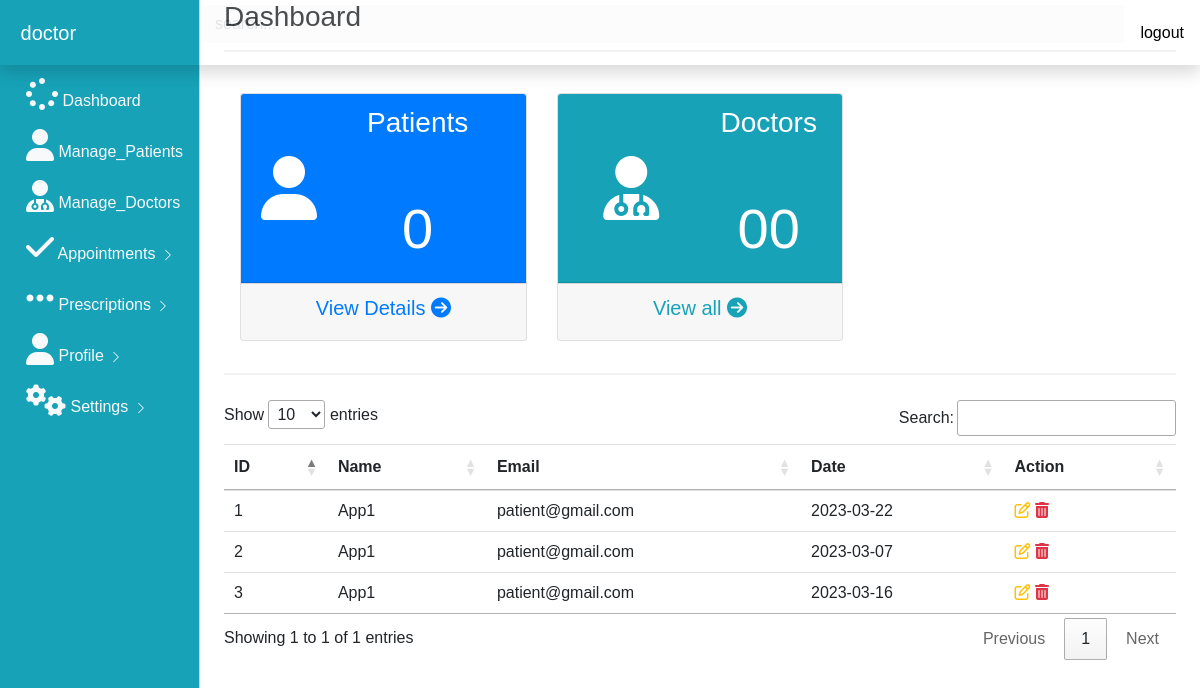
The app's page /get_all_appointments (signed in) with its own data.
### app.py (models this page shows, shortened)
class User(UserMixin,db.Model):
    id = db.Column(db.Integer,primary_key =True)
    username = db.Column(db.String(100))
    email = db.Column(db.String(100),unique =True)
    password = db.Column(db.String(100))
    doctor = db.Column(db.Boolean)
    admin = db.Column(db.Boolean)
    work = db.Column(db.String(100))
    country = db.Column(db.String(100))
    image = db.Column(db.String(100))
    @property
    def unhashed_password(self):
         raise AttributeError('cannot view unhased password')
    appointment_by  = db.relationship('Appointments',
    foreign_keys ='Appointments.asked_by_id',
    backref = 'asker',
    lazy=True
    )
    Receive_by  = db.relationship('Notiication',
    foreign_keys ='Notiication.receive_by_id',
    backref = 'reciever',
    lazy=True
    )
    Sender_by  = db.relationship('Notiication',
    foreign_keys ='Notiication.doctor_id',
    backref = 'sender',
    lazy=True
    )
    answers_requested  = db.relationship('Appointments',
    foreign_keys ='Appointments.doctor_id',
    backref = 'expert',
    lazy=True
    )

class Appointments(db.Model):
    id = db.Column(db.Integer,primary_key =True)
    name = db.Column(db.String(100))
    email = db.Column(db.String(100))
    date = db.Column(db.String(100))
    asked_by_id = db.Column(db.Integer,db.ForeignKey('user.id'))
    doctor_id = db.Column(db.Integer,db.ForeignKey('user.id'))

### app.py (the view)
@app.route('/get_all_appointments')
@login_required
def get_all_appointments():
     admin_appointees = Appointments.query.all()
     owner = User.query.filter_by(email=current_user.email,password=current_user.password,admin=True).first()
     if not owner:
          flash("The logins provided is not an admin!")
          return redirect(url_for('home'))
     else:
          return render_template('get_all_appointments.html' ,appointees = admin_appointees)

### app.py (called while the page is built)
@login_manager.user_loader
def load_user(user_id):
     return User.query.get(int(user_id))

### templates/get_all_appointments.html (shortened to what this page needs)
{% include 'admin_dash.html' %}
{% block body %}
<main role="main" class="col-md-9 ml-sm-auto col-lg-10 px-4">
    <hr>
                 <table class=" table table-hover" id="myTable">
                <thead>
                    <tr>
                    <th>ID</th>
                    <th>Name</th>
                    <th>Email</th>
                    <th>Date</th>
                    <th>Action</th>
                </tr>
            </thead>
                {% for row in appointees %}
                <tbody id="myTable" >
                    <tr>
                    <td> {{row.id}}</td>
                    <td> {{row.name}}</td>
                    <td> {{row.email}}</td>
                    <td> {{row.date}}</td>
                    <td>
                        <a  class="text-warning" data-toggle="modal" href="/update/{{row.id}}" data-target="#modaledit{{row.id}}">
                            <i class ="	fa fa-edit fa-3"></i>
                        </a>
                        <a href="/delete/{{row.id}}" class="text-danger">
                            <i class ="	fa fa-trash fa-3"></i>
                        </a>
                    </td>
                </tr>
                </tbody>
                {% endfor %}
                 </table>
</main>
{% endblock %}

### templates/admin_dash.html (shortened to what this page needs)
<!doctype html>
<html lang="en">
  <head>
    <link rel="stylesheet" href="https://stackpath.bootstrapcdn.com/bootstrap/4.5.2/css/bootstrap.min.css">
    <link rel="stylesheet" href="./static/css/dashboard.css">
    <link rel="stylesheet" href="https://cdn.datatables.net/1.10.22/css/jquery.dataTables.min.css">
  </head>
  <body> {%block body%}
    <nav class="navbar navbar-dark bg-info.bg-gradient fixed-top flex-md-nowrap p-0 shadow">
        <a class="navbar-brand col-sm-3 col-md-2 mr-0" href="#">
          {{current_user.username}}
          </a>
        <input type="text" class="form-control form-control-primary w-100" placeholder="search...">
        <ul class=" navbar-nav px-3">
            <li class="nav-item text-nowrap">
                <a class="nav-link" style="color: black;" onclick="return confirm('Confirm logout') " href="{{url_for('home')}}">logout</a>
            </li>
        </ul>
      </nav>
      <div class="container-fluid">
        <div class="row">
            <div class  = "col-md-2 bg-info d-none d-md-block sidebar" style="color:white;">
                <div class="left-sidebar">
                    <ul class="nav flex-column sidebar-nav">
                        <li class="nav-item">
                        <a class="nav-link text-light" href="{{url_for('get_signin_admin')}}">
                          <i class ="fa fa-spinner fa-2x"></i> Dashboard
                        </a>
                        </li>
                        <li class="nav-item">
                          <a class="nav-link text-light" href="{{url_for('patients')}}">
                            <i class ="fa fa-user fa-2x"></i> Manage_Patients
                          </a>
                        </li>
                    <li class="nav-item">
                      <a class="nav-link text-light" href="{{url_for('doctors')}}">
                        <i class ="fa fa-user-md fa-2x"></i> Manage_Doctors
                  </a>
                </li>
                        <li class="nav-item">
                          <a class="nav-link text-light" href="{{url_for('get_all_appointments')}}">
                         <i class="fa fa-check fa-2x"></i> Appointments
                                     <svg class="bi bi-chevron-right" width="16" height="16" viewBox="0 0 20 20" fill="currentColor" xmlns="http://www.w3.org/2000/svg"><path fill-rule="evenodd" d="M6.646 3.646a.5.5 0 01.708 0l6 6a.5.5 0 010 .708l-6 6a.5.5 0 01-.708-.708L12.293 10 6.646 4.354a.5.5 0 010-.708z"/></svg>
                        </a>
                        </li>
                        <li class="nav-item">
                          <a class="nav-link text-light" href="">
                         <i class="fa fa-ellipsis-h fa-2x"></i> Prescriptions
                                     <svg class="bi bi-chevron-right" width="16" height="16" viewBox="0 0 20 20" fill="currentColor" xmlns="http://www.w3.org/2000/svg"><path fill-rule="evenodd" d="M6.646 3.646a.5.5 0 01.708 0l6 6a.5.5 0 010 .708l-6 6a.5.5 0 01-.708-.708L12.293 10 6.646 4.354a.5.5 0 010-.708z"/></svg>
                        </a>
                        </li>
                        <li class="nav-item">
                          <a class="nav-link text-light" href="{{url_for('profile_doctor')}}">
                          <i class="fa fa-user  fa-2x "></i> Profile
                            <svg class="bi bi-chevron-right" width="16" height="16" viewBox="0 0 20 20" fill="currentColor" xmlns="http://www.w3.org/2000/svg"><path fill-rule="evenodd" d="M6.646 3.646a.5.5 0 01.708 0l6 6a.5.5 0 010 .708l-6 6a.5.5 0 01-.708-.708L12.293 10 6.646 4.354a.5.5 0 010-.708z"/></svg>
                        </a>
                        </li>
                        <li class="nav-item">
                          <a class="nav-link text-light" href="">
                         <i class="fa fa-cogs fa-2x"></i> Settings
                                     <svg class="bi bi-chevron-right" width="16" height="16" viewBox="0 0 20 20" fill="currentColor" xmlns="http://www.w3.org/2000/svg"><path fill-rule="evenodd" d="M6.646 3.646a.5.5 0 01.708 0l6 6a.5.5 0 010 .708l-6 6a.5.5 0 01-.708-.708L12.293 10 6.646 4.354a.5.5 0 010-.708z"/></svg>
                        </a>
                        </li>
                      </ul>
                </div>
            </div>
<br><br>
            <main role="main" class="col-md-9 ml-sm-auto col-lg-10 px-4">
                <h3>Dashboard</h3>
                <hr>
                <div class="container">
                 <div class="row ">
                   <div class="col-md-4">
                     <div class="card text-center">
                       <div class = "card-header bg-primary text-white">
                        <div class="row align-items-center">
                          <div class="col-sm-3">
                            <i class="fa fa-user fa-4x"></i>
                          </div>
                          <div class="col">
                            <h3 >Patients</h3>
                          <br><br>
                            <h6 class ="display-4">0{{rows}}</h6>
                          </div>
                        </div>
                       </div>
                       <div class = "card-footer">
                        <h5>
                          <a  class ="text-primary" href="{{url_for('change_profile')}}" class="text-primary">View Details <i class="fa fa-arrow-circle-right"></i></i></a>
                        </h5>
                       </div>
                     </div>
                   </div>
                   <div class="col-md-4">
                    <div class="card text-center">
                      <div class = "card-header bg-info text-white">
                       <div class="row align-items-center">
                         <div class="col">
                           <i class="fa fa-user-md fa-4x"></i>
                         </div>
                         <div class="col">
                           <h3 >Doctors</h3>
                           <br><br>
                           <h6 class = "display-4" >00</h6>
                         </div>
                       </div>
                      </div>
                      <div class = "card-footer">
                       <h5>
                         <a href="#" class="text-info">View all <i class="fa fa-arrow-circle-right"></i></i></a>
                       </h5>
                      </div>
                    </div>
                  </div>
                 </div>
                    </div>
            </main>
        </div>
      </div>
    {% endblock %}
  </body>
</html>

### static/css/dashboard.css (style rules this page uses)
.form-control-primary { margin: 10px; opacity: 0.2; border-radius: 2px; }
.sidebar { position: fixed; top:0; left:0; bottom:0; z-index:100; padding: 70px 0 0 10px; border-right: 1px solid #d3d3d3; }
.sidebar-nav li .nav-link { color: #333; font-weight: 500; }
body { font-family: Arial, Helvetica, sans-serif; }
* { box-sizing: border-box; }
.container { padding: 16px; background-color: white; }
input[type=text], input[type=password] { width: 100%; padding: 15px; margin: 5px 0 22px 0; display: inline-block; border: none; background: #f1f1f1; }
hr { border: 1px solid #f1f1f1; margin-bottom: 25px; }
a { color: dodgerblue; }

### records on screen
User: username "doctor"
Appointments: id "1", name "App1", email "patient@gmail.com", date "2023-03-22"
Appointments: id "2", name "App1", email "patient@gmail.com", date "2023-03-07"
Appointments: id "3", name "App1", email "patient@gmail.com", date "2023-03-16"
